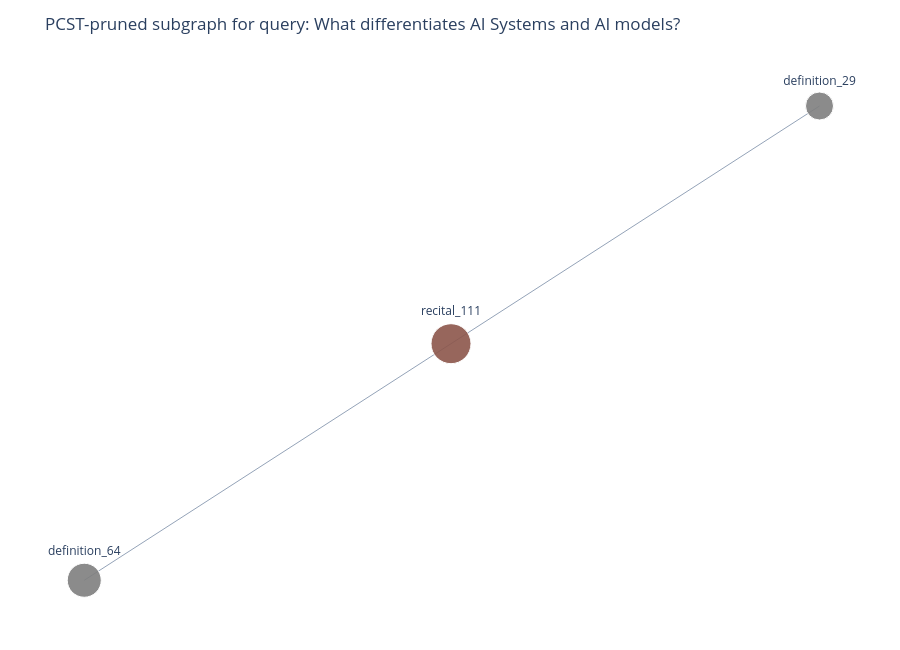

The notebook cell saved with this chart:
### Code cell
pruned_result["figure"]

### Figure 1 — Plotly figure (JSON) as saved in the notebook; plotly's stock layout.template omitted (floating-point values rounded to 4 significant figures)
{"data": [{"hoverinfo": "none", "line": {"color": "#94a3b8", "width": 1}, "mode": "lines", "type": "scatter", "x": [-0.9984, -0.001579, null, 1, -0.001579, null], "y": [-0.7314, -0.001157, null, 0.7326, -0.001157, null]}, {"hoverinfo": "text", "hovertext": ["node_id=definition_64<br>type=definition<br>degree=1<br>similarity=0.0500<br>prize=3.00", "node_id=definition_29<br>type=definition<br>degree=1<br>similarity=-0.0020<br>prize=2.00", "node_id=recital_111<br>type=recital<br>degree=2<br>similarity=0.0706<br>prize=4.00"], "marker": {"color": ["#7f7f7f", "#7f7f7f", "#8c564b"], "line": {"color": "#ffffff", "width": 1}, "opacity": 0.9, "size": [34, 28, 40]}, "mode": "markers+text", "text": ["definition_64", "definition_29", "recital_111"], "textposition": "top center", "type": "scatter", "x": [-0.9984, 1, -0.001579], "y": [-0.7314, 0.7326, -0.001157]}], "layout": {"height": 650, "margin": {"b": 20, "l": 20, "r": 20, "t": 60}, "showlegend": false, "title": {"text": "PCST-pruned subgraph for query: What differentiates AI Systems and AI models?"}, "xaxis": {"showgrid": false, "showticklabels": false, "zeroline": false}, "yaxis": {"showgrid": false, "showticklabels": false, "zeroline": false}}}
